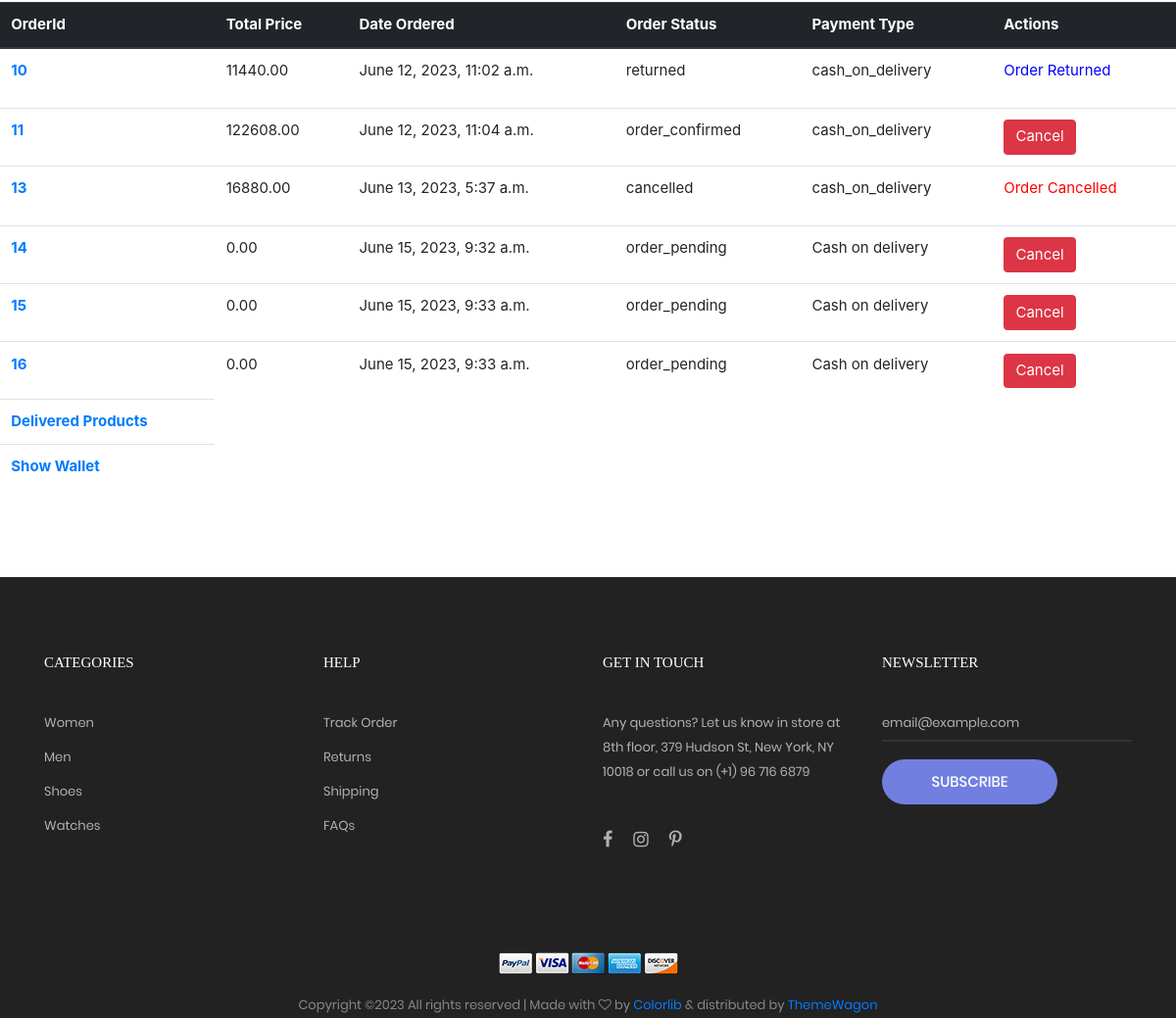
The app's page /userprofile/ (signed in, lower part), older data.
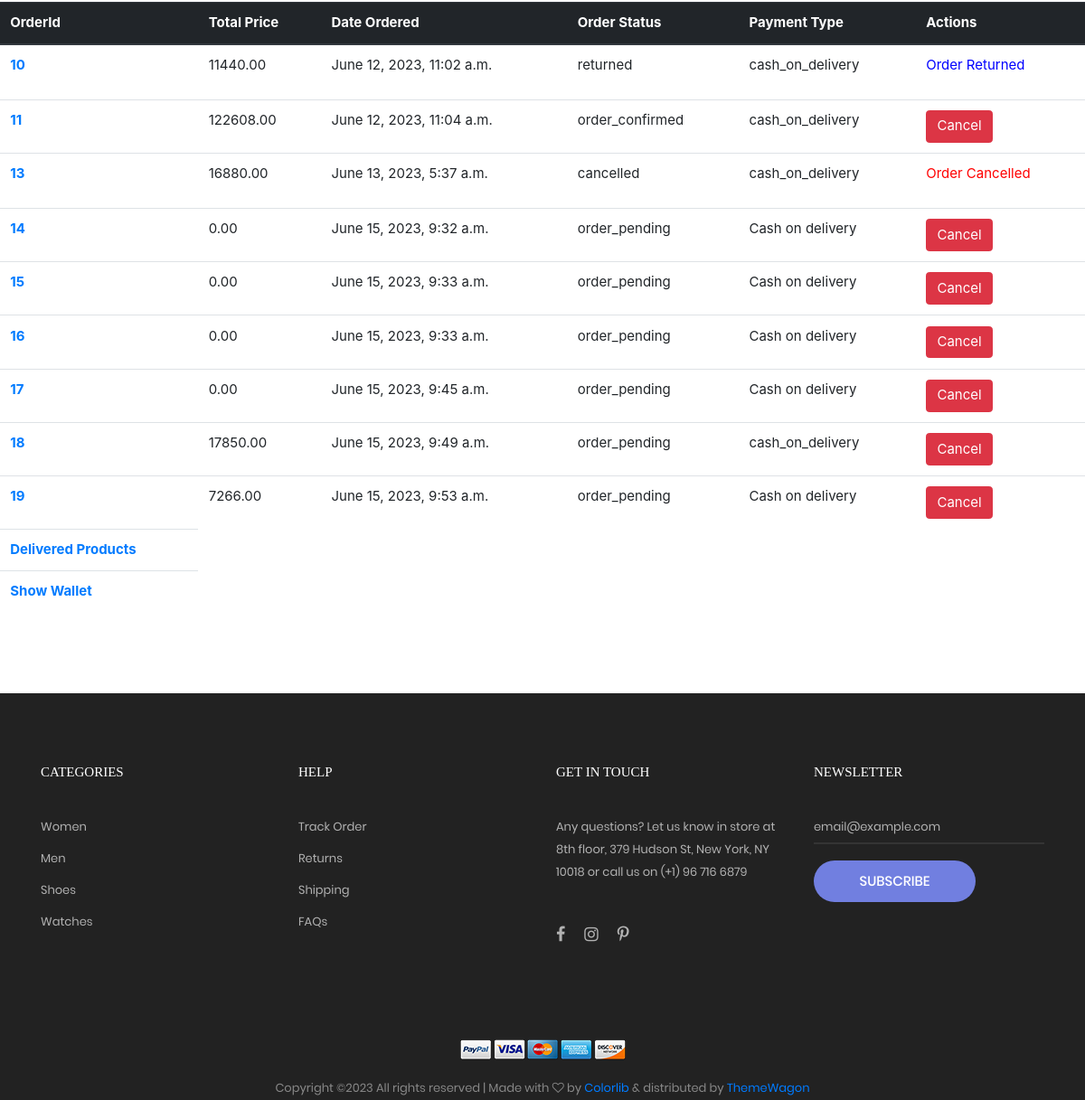
The same page, newer data.
### myapp/models.py (models this page shows, shortened)
class Order(models.Model):
    ORDER_STATUS_CHOICES = (
        ('order_pending', 'Order_Pending'),
        ('order_confirmed', 'Order_Confirmed'),
        ('delivered', 'Delivered'),
        ('returned', 'Returned'),
        ('cancelled', 'Cancelled'),
    )
    PAYMENT_CHOICES = (
        ('cash_on_delivery', 'Cash_on_Delivery'),
        ('online_payment', 'Online_payment'),
    )
    customer = models.ForeignKey(customer, on_delete=models.SET_NULL, null=True, blank=True)
    address = models.ForeignKey(ShippingAddress, on_delete=models.SET_NULL, null=True, blank=True)
    date_ordered = models.DateTimeField(auto_now_add=True)
    order_status = models.CharField(max_length=100,choices=ORDER_STATUS_CHOICES,
        default='order_pending')
    payment_type = models.CharField(max_length=100,choices=PAYMENT_CHOICES,default="Cash on delivery")
    discount = models.DecimalField(max_digits=10, decimal_places=2,default=0)
    total = models.DecimalField(max_digits=10, decimal_places=2,default=0)

### myapp/views.py (the view)
# urls.py: path("userprofile/",views.userprofile,name="userprofile"),
def userprofile(request):
    username = request.session["username"]
    customerobj = customer.objects.get(username=username)
    wishlist_items = Wishlist.objects.filter(customer=customerobj)
    count = wishlist_items.count()
    orderobjs = Order.objects.filter(customer=customerobj)
    addressobjs = ShippingAddress.objects.filter(customer=customerobj)
    context = {
        "orderobjs": orderobjs,
        "username": username,
        "addressobjs": addressobjs,
        "customerobj": customerobj,
        'count':count,
    }
    return render(request, "myapp/userprofile.html", context)

### myapp/templates/myapp/userprofile.html (shortened to what this page needs)
{% extends 'myapp/userindex.html' %}
{% load static %}
{% block content %}
<link rel="stylesheet" href="https://cdn.jsdelivr.net/npm/bootstrap@4.1.3/dist/css/bootstrap.min.css">
<table class="table">
    <thead class="thead-dark">
      <tr>
        <th scope="col">OrderId</th>
        <th scope="col">Total Price</th>
        <th scope="col">Date Ordered</th>
        <th scope="col">Order Status</th>
        <th scope="col">Payment Type </th>
        <th>Actions</th>
      </tr>
    </thead>
    <tbody>
        {% for item in orderobjs %}
      <tr>
        <th scope="row"><a href={% url 'orderdetails' item.id %}>{{ item.id }}</a></th>
        <td>{{ item.total }}</td>
        <td>{{ item.date_ordered }}</td>
        <td>{{ item.order_status }}</td>
        <td>{{ item.payment_type }}</td>
        <td>
            {% if item.order_status == "order_confirmed" %}
            <a href="{% url 'cancel_order' item.id %}"><button type="button" class="btn btn-danger cancel-btn">Cancel</button></a>
            {% elif item.order_status == "order_pending" %}
            <a href="{% url 'cancel_order' item.id %}"><button type="button" class="btn btn-danger cancel-btn">Cancel</button></a>
            {% elif item.order_status == "delivered" %}
            <a href="{% url 'return_order' item.id %}"><button type="button" class="btn btn-warning cancel-btn">Return</button></a>
            {% elif item.order_status == "cancelled" %}
            <p style="color:red">Order Cancelled</p>
            {% elif item.order_status == "returned" %}
            <p style="color:blue">Order Returned</p>
            {% endif %}
        </td>
      </tr>
      {% endfor %}
      <tr>
        <th><a href="{% url 'deliveredproducts'  %}">Delivered Products</a></th>
      </tr>
      <br>
      <tr>
        <th><a href="{% url 'wallet'  %}">Show Wallet</a></th>
      </tr>
    </tbody>
  </table>
{% endblock content %}

Row changes from the older to the newer data that the page shows:
added Order: id "17", total "0.00", date_ordered "June 15, 2023, 9:45 a.m.", order_status "order_pending", payment_type "Cash on delivery", shows "Cancel"
added Order: id "18", total "17850.00", date_ordered "June 15, 2023, 9:49 a.m.", order_status "order_pending", payment_type "cash_on_delivery", shows "Cancel"
added Order: id "19", total "7266.00", date_ordered "June 15, 2023, 9:53 a.m.", order_status "order_pending", payment_type "Cash on delivery", shows "Cancel"
